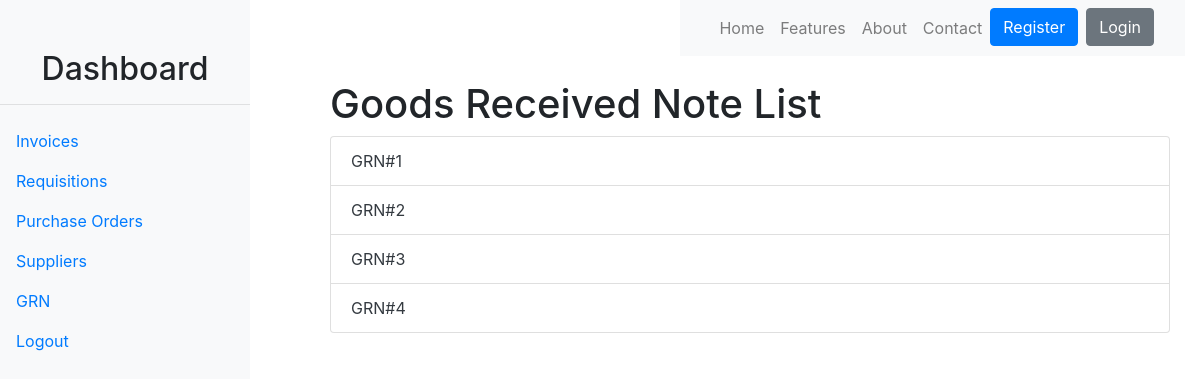
/grn_list/, run on the app's committed database.
### p2p_app/models.py (models this page shows, shortened)
class GoodsReceivedNotice(models.Model):
    purchase_order = models.ForeignKey(PurchaseOrder, on_delete=models.CASCADE)
    received_date = models.DateTimeField(default=timezone.now)
    received_quantity = models.PositiveIntegerField()
    remarks = models.CharField(max_length=255, default='')

### p2p_app/views.py (the view)
# urls.py: path('grn_list/', views.grn_list, name='grn_list'),
def grn_list(request):
    grns = GoodsReceivedNotice.objects.all()
    return render(request, 'grn/grn_list.html', {'grns': grns})

### p2p_app/templates/grn/grn_list.html (shortened to what this page needs)
{% extends 'layout.html' %}
{% block content %}
    <div class="nav-1">{% include 'navbar.html' %}</div>
    <div class="container mt-4">
      <h1>Goods Received Note List</h1>
      <ul class="list-group">
        {% for grn in grns %}
        <li class="list-group-item">
          <a href="{% url 'grn_detail' grn.pk %}" class="text-dark"
            >GRN#{{ grn.id }}</a
          >
        </li>
        {% endfor %}
      </ul>
    </div>
{% endblock %}

### p2p_app/static/css/nav.css (style rules this page uses)
.nav-1 { display: flex; justify-content: flex-end; }

### data on the page
GoodsReceivedNotice: id "1"
GoodsReceivedNotice: id "2"
GoodsReceivedNotice: id "3"
GoodsReceivedNotice: id "4"
